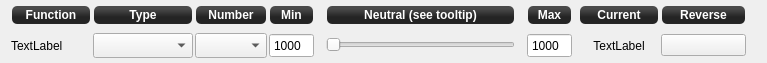
<?xml version="1.0" encoding="UTF-8"?>
<ui version="4.0">
 <class>InputChannelForm</class>
 <widget class="QWidget" name="InputChannelForm">
  <property name="geometry">
   <rect>
    <x>0</x>
    <y>0</y>
    <width>767</width>
    <height>63</height>
   </rect>
  </property>
  <property name="windowTitle">
   <string>Form</string>
  </property>
  <layout class="QGridLayout" name="gridLayout">
   <property name="topMargin">
    <number>1</number>
   </property>
   <property name="bottomMargin">
    <number>1</number>
   </property>
   <property name="horizontalSpacing">
    <number>2</number>
   </property>
   <property name="verticalSpacing">
    <number>0</number>
   </property>
   <item row="2" column="5">
    <spacer name="horizontalSpacer">
     <property name="orientation">
      <enum>Qt::Horizontal</enum>
     </property>
     <property name="sizeType">
      <enum>QSizePolicy::Fixed</enum>
     </property>
     <property name="sizeHint" stdset="0">
      <size>
       <width>10</width>
       <height>20</height>
      </size>
     </property>
    </spacer>
   </item>
   <item row="2" column="4">
    <widget class="QSpinBox" name="channelMin">
     <property name="minimumSize">
      <size>
       <width>0</width>
       <height>25</height>
      </size>
     </property>
     <property name="focusPolicy">
      <enum>Qt::StrongFocus</enum>
     </property>
     <property name="toolTip">
      <string>Set minimum input value</string>
     </property>
     <property name="buttonSymbols">
      <enum>QAbstractSpinBox::NoButtons</enum>
     </property>
     <property name="maximum">
      <number>32767</number>
     </property>
     <property name="value">
      <number>1000</number>
     </property>
    </widget>
   </item>
   <item row="2" column="3">
    <widget class="QComboBox" name="channelNumberDropdown">
     <property name="sizePolicy">
      <sizepolicy hsizetype="Maximum" vsizetype="Fixed">
       <horstretch>4</horstretch>
       <verstretch>0</verstretch>
      </sizepolicy>
     </property>
     <property name="minimumSize">
      <size>
       <width>0</width>
       <height>25</height>
      </size>
     </property>
     <property name="maximumSize">
      <size>
       <width>80</width>
       <height>16777215</height>
      </size>
     </property>
     <property name="focusPolicy">
      <enum>Qt::StrongFocus</enum>
     </property>
     <property name="toolTip">
      <string>Channel number</string>
     </property>
     <property name="maxVisibleItems">
      <number>7</number>
     </property>
    </widget>
   </item>
   <item row="2" column="2">
    <widget class="QComboBox" name="channelGroup">
     <property name="sizePolicy">
      <sizepolicy hsizetype="Maximum" vsizetype="Fixed">
       <horstretch>6</horstretch>
       <verstretch>0</verstretch>
      </sizepolicy>
     </property>
     <property name="minimumSize">
      <size>
       <width>0</width>
       <height>25</height>
      </size>
     </property>
     <property name="maximumSize">
      <size>
       <width>100</width>
       <height>16777215</height>
      </size>
     </property>
     <property name="focusPolicy">
      <enum>Qt::StrongFocus</enum>
     </property>
     <property name="toolTip">
      <string>Channel input type</string>
     </property>
    </widget>
   </item>
   <item row="2" column="7">
    <spacer name="horizontalSpacer_2">
     <property name="orientation">
      <enum>Qt::Horizontal</enum>
     </property>
     <property name="sizeType">
      <enum>QSizePolicy::Fixed</enum>
     </property>
     <property name="sizeHint" stdset="0">
      <size>
       <width>10</width>
       <height>20</height>
      </size>
     </property>
    </spacer>
   </item>
   <item row="2" column="1">
    <widget class="QLabel" name="channelName">
     <property name="sizePolicy">
      <sizepolicy hsizetype="Minimum" vsizetype="Preferred">
       <horstretch>0</horstretch>
       <verstretch>0</verstretch>
      </sizepolicy>
     </property>
     <property name="minimumSize">
      <size>
       <width>80</width>
       <height>25</height>
      </size>
     </property>
     <property name="text">
      <string>TextLabel</string>
     </property>
    </widget>
   </item>
   <item row="0" column="8">
    <widget class="QLabel" name="legend5">
     <property name="enabled">
      <bool>true</bool>
     </property>
     <property name="sizePolicy">
      <sizepolicy hsizetype="Minimum" vsizetype="Fixed">
       <horstretch>0</horstretch>
       <verstretch>0</verstretch>
      </sizepolicy>
     </property>
     <property name="minimumSize">
      <size>
       <width>0</width>
       <height>20</height>
      </size>
     </property>
     <property name="styleSheet">
      <string notr="true">background-color: qlineargradient(spread:reflect, x1:0.507, y1:0, x2:0.507, y2:0.772, stop:0.208955 rgba(74, 74, 74, 255), stop:0.78607 rgba(36, 36, 36, 255));
color: rgb(255, 255, 255);
border-radius: 5;
font:bold;
margin:1px;</string>
     </property>
     <property name="text">
      <string>Max</string>
     </property>
     <property name="alignment">
      <set>Qt::AlignCenter</set>
     </property>
    </widget>
   </item>
   <item row="2" column="6">
    <widget class="TextBubbleSlider" name="channelNeutral">
     <property name="sizePolicy">
      <sizepolicy hsizetype="MinimumExpanding" vsizetype="Fixed">
       <horstretch>0</horstretch>
       <verstretch>0</verstretch>
      </sizepolicy>
     </property>
     <property name="minimumSize">
      <size>
       <width>0</width>
       <height>22</height>
      </size>
     </property>
     <property name="focusPolicy">
      <enum>Qt::StrongFocus</enum>
     </property>
     <property name="toolTip">
      <string>&lt;!DOCTYPE HTML PUBLIC &quot;-//W3C//DTD HTML 4.0//EN&quot; &quot;http://www.w3.org/TR/REC-html40/strict.dtd&quot;&gt;
&lt;html&gt;&lt;head&gt;&lt;meta name=&quot;qrichtext&quot; content=&quot;1&quot; /&gt;&lt;style type=&quot;text/css&quot;&gt;
p, li { white-space: pre-wrap; }
&lt;/style&gt;&lt;/head&gt;&lt;body style=&quot; font-family:'Lucida Grande'; font-size:13pt; font-weight:400; font-style:normal;&quot;&gt;
&lt;p style=&quot; margin-top:12px; margin-bottom:12px; margin-left:0px; margin-right:0px; -qt-block-indent:0; text-indent:0px;&quot;&gt;Set input value neutral point.&lt;br /&gt;Input values below this point are scaled from -1 to 0. &lt;br /&gt;Input values above this point are scaled from 0 to +1. &lt;/p&gt;
&lt;p style=&quot; margin-top:12px; margin-bottom:12px; margin-left:0px; margin-right:0px; -qt-block-indent:0; text-indent:0px;&quot;&gt;For &lt;span style=&quot; font-weight:600;&quot;&gt;throttle input&lt;/span&gt;, the neutral value should be only several tens of ms greater than the minimum input.&lt;br /&gt;For &lt;span style=&quot; font-weight:600;&quot;&gt;all other inputs&lt;/span&gt;, the neutral value should be the input value when the control stick is centered.&lt;/p&gt;&lt;/body&gt;&lt;/html&gt;</string>
     </property>
     <property name="orientation">
      <enum>Qt::Horizontal</enum>
     </property>
    </widget>
   </item>
   <item row="2" column="8">
    <widget class="QSpinBox" name="channelMax">
     <property name="minimumSize">
      <size>
       <width>0</width>
       <height>25</height>
      </size>
     </property>
     <property name="focusPolicy">
      <enum>Qt::StrongFocus</enum>
     </property>
     <property name="toolTip">
      <string>Set maximum input value</string>
     </property>
     <property name="buttonSymbols">
      <enum>QAbstractSpinBox::NoButtons</enum>
     </property>
     <property name="maximum">
      <number>32767</number>
     </property>
     <property name="value">
      <number>1000</number>
     </property>
    </widget>
   </item>
   <item row="0" column="6">
    <widget class="QLabel" name="legend4">
     <property name="enabled">
      <bool>true</bool>
     </property>
     <property name="sizePolicy">
      <sizepolicy hsizetype="Expanding" vsizetype="Fixed">
       <horstretch>0</horstretch>
       <verstretch>0</verstretch>
      </sizepolicy>
     </property>
     <property name="minimumSize">
      <size>
       <width>0</width>
       <height>20</height>
      </size>
     </property>
     <property name="styleSheet">
      <string notr="true">background-color: qlineargradient(spread:reflect, x1:0.507, y1:0, x2:0.507, y2:0.772, stop:0.208955 rgba(74, 74, 74, 255), stop:0.78607 rgba(36, 36, 36, 255));
color: rgb(255, 255, 255);
border-radius: 5;
font:bold;
margin:1px;</string>
     </property>
     <property name="text">
      <string>Neutral (see tooltip)</string>
     </property>
     <property name="alignment">
      <set>Qt::AlignCenter</set>
     </property>
    </widget>
   </item>
   <item row="0" column="2">
    <widget class="QLabel" name="legend1">
     <property name="enabled">
      <bool>true</bool>
     </property>
     <property name="sizePolicy">
      <sizepolicy hsizetype="Minimum" vsizetype="Fixed">
       <horstretch>0</horstretch>
       <verstretch>0</verstretch>
      </sizepolicy>
     </property>
     <property name="minimumSize">
      <size>
       <width>0</width>
       <height>20</height>
      </size>
     </property>
     <property name="styleSheet">
      <string notr="true">background-color: qlineargradient(spread:reflect, x1:0.507, y1:0, x2:0.507, y2:0.772, stop:0.208955 rgba(74, 74, 74, 255), stop:0.78607 rgba(36, 36, 36, 255));
color: rgb(255, 255, 255);
border-radius: 5;
font:bold;
margin:1px;</string>
     </property>
     <property name="text">
      <string>Type</string>
     </property>
     <property name="alignment">
      <set>Qt::AlignCenter</set>
     </property>
    </widget>
   </item>
   <item row="0" column="1">
    <widget class="QLabel" name="legend0">
     <property name="enabled">
      <bool>true</bool>
     </property>
     <property name="sizePolicy">
      <sizepolicy hsizetype="Minimum" vsizetype="Fixed">
       <horstretch>0</horstretch>
       <verstretch>0</verstretch>
      </sizepolicy>
     </property>
     <property name="minimumSize">
      <size>
       <width>0</width>
       <height>20</height>
      </size>
     </property>
     <property name="styleSheet">
      <string notr="true">background-color: qlineargradient(spread:reflect, x1:0.507, y1:0, x2:0.507, y2:0.772, stop:0.208955 rgba(74, 74, 74, 255), stop:0.78607 rgba(36, 36, 36, 255));
color: rgb(255, 255, 255);
border-radius: 5;
font:bold;
margin:1px;</string>
     </property>
     <property name="text">
      <string>Function</string>
     </property>
     <property name="alignment">
      <set>Qt::AlignCenter</set>
     </property>
    </widget>
   </item>
   <item row="1" column="3">
    <widget class="QSpinBox" name="channelNumber">
     <property name="enabled">
      <bool>true</bool>
     </property>
     <property name="maximumSize">
      <size>
       <width>0</width>
       <height>0</height>
      </size>
     </property>
    </widget>
   </item>
   <item row="0" column="3">
    <widget class="QLabel" name="legend2">
     <property name="enabled">
      <bool>true</bool>
     </property>
     <property name="sizePolicy">
      <sizepolicy hsizetype="Minimum" vsizetype="Fixed">
       <horstretch>0</horstretch>
       <verstretch>0</verstretch>
      </sizepolicy>
     </property>
     <property name="minimumSize">
      <size>
       <width>0</width>
       <height>20</height>
      </size>
     </property>
     <property name="styleSheet">
      <string notr="true">background-color: qlineargradient(spread:reflect, x1:0.507, y1:0, x2:0.507, y2:0.772, stop:0.208955 rgba(74, 74, 74, 255), stop:0.78607 rgba(36, 36, 36, 255));
color: rgb(255, 255, 255);
border-radius: 5;
font:bold;
margin:1px;</string>
     </property>
     <property name="text">
      <string>Number</string>
     </property>
     <property name="alignment">
      <set>Qt::AlignCenter</set>
     </property>
    </widget>
   </item>
   <item row="2" column="12">
    <spacer name="horizontalSpacer_4">
     <property name="orientation">
      <enum>Qt::Horizontal</enum>
     </property>
     <property name="sizeType">
      <enum>QSizePolicy::Fixed</enum>
     </property>
     <property name="sizeHint" stdset="0">
      <size>
       <width>10</width>
       <height>20</height>
      </size>
     </property>
    </spacer>
   </item>
   <item row="0" column="4">
    <widget class="QLabel" name="legend3">
     <property name="enabled">
      <bool>true</bool>
     </property>
     <property name="sizePolicy">
      <sizepolicy hsizetype="Minimum" vsizetype="Fixed">
       <horstretch>0</horstretch>
       <verstretch>0</verstretch>
      </sizepolicy>
     </property>
     <property name="minimumSize">
      <size>
       <width>0</width>
       <height>20</height>
      </size>
     </property>
     <property name="styleSheet">
      <string notr="true">background-color: qlineargradient(spread:reflect, x1:0.507, y1:0, x2:0.507, y2:0.772, stop:0.208955 rgba(74, 74, 74, 255), stop:0.78607 rgba(36, 36, 36, 255));
color: rgb(255, 255, 255);
border-radius: 5;
font:bold;
margin:1px;</string>
     </property>
     <property name="text">
      <string>Min</string>
     </property>
     <property name="alignment">
      <set>Qt::AlignCenter</set>
     </property>
    </widget>
   </item>
   <item row="0" column="10">
    <widget class="QLabel" name="legend6">
     <property name="styleSheet">
      <string notr="true">background-color: qlineargradient(spread:reflect, x1:0.507, y1:0, x2:0.507, y2:0.772, stop:0.208955 rgba(74, 74, 74, 255), stop:0.78607 rgba(36, 36, 36, 255));
color: rgb(255, 255, 255);
border-radius: 5;
font:bold;
margin:1px;</string>
     </property>
     <property name="text">
      <string>Current</string>
     </property>
     <property name="alignment">
      <set>Qt::AlignCenter</set>
     </property>
    </widget>
   </item>
   <item row="2" column="9">
    <spacer name="horizontalSpacer_3">
     <property name="orientation">
      <enum>Qt::Horizontal</enum>
     </property>
     <property name="sizeType">
      <enum>QSizePolicy::Fixed</enum>
     </property>
     <property name="sizeHint" stdset="0">
      <size>
       <width>5</width>
       <height>20</height>
      </size>
     </property>
    </spacer>
   </item>
   <item row="2" column="10">
    <widget class="QLabel" name="channelCurrent">
     <property name="sizePolicy">
      <sizepolicy hsizetype="Minimum" vsizetype="Fixed">
       <horstretch>0</horstretch>
       <verstretch>0</verstretch>
      </sizepolicy>
     </property>
     <property name="minimumSize">
      <size>
       <width>80</width>
       <height>25</height>
      </size>
     </property>
     <property name="text">
      <string>TextLabel</string>
     </property>
     <property name="alignment">
      <set>Qt::AlignCenter</set>
     </property>
    </widget>
   </item>
   <item row="2" column="11">
    <widget class="QPushButton" name="btnReverse">
     <property name="sizePolicy">
      <sizepolicy hsizetype="Fixed" vsizetype="Fixed">
       <horstretch>0</horstretch>
       <verstretch>0</verstretch>
      </sizepolicy>
     </property>
     <property name="minimumSize">
      <size>
       <width>85</width>
       <height>0</height>
      </size>
     </property>
     <property name="text">
      <string/>
     </property>
     <property name="icon">
      <iconset resource="configgadget.qrc">
       <normaloff>:/configgadget/images/swap.svg</normaloff>:/configgadget/images/swap.svg</iconset>
     </property>
    </widget>
   </item>
   <item row="0" column="11">
    <widget class="QLabel" name="lblReverse">
     <property name="styleSheet">
      <string notr="true">background-color: qlineargradient(spread:reflect, x1:0.507, y1:0, x2:0.507, y2:0.772, stop:0.208955 rgba(74, 74, 74, 255), stop:0.78607 rgba(36, 36, 36, 255));
color: rgb(255, 255, 255);
border-radius: 5;
font:bold;
margin:1px;</string>
     </property>
     <property name="text">
      <string>Reverse</string>
     </property>
     <property name="alignment">
      <set>Qt::AlignCenter</set>
     </property>
    </widget>
   </item>
  </layout>
 </widget>
 <customwidgets>
  <customwidget>
   <class>TextBubbleSlider</class>
   <extends>QSlider</extends>
   <header>textbubbleslider.h</header>
  </customwidget>
 </customwidgets>
 <tabstops>
  <tabstop>channelGroup</tabstop>
  <tabstop>channelNumberDropdown</tabstop>
  <tabstop>channelNumber</tabstop>
  <tabstop>channelMin</tabstop>
  <tabstop>channelNeutral</tabstop>
  <tabstop>channelMax</tabstop>
 </tabstops>
 <resources>
  <include location="configgadget.qrc"/>
 </resources>
 <connections/>
</ui>
